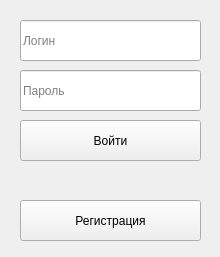
<?xml version="1.0" encoding="UTF-8"?>
<ui version="4.0">
 <class>authForm</class>
 <widget class="QWidget" name="authForm">
  <property name="windowModality">
   <enum>Qt::WindowModal</enum>
  </property>
  <property name="geometry">
   <rect>
    <x>0</x>
    <y>0</y>
    <width>220</width>
    <height>257</height>
   </rect>
  </property>
  <property name="windowTitle">
   <string>Авторизация</string>
  </property>
  <widget class="QPushButton" name="loginButton">
   <property name="geometry">
    <rect>
     <x>20</x>
     <y>120</y>
     <width>181</width>
     <height>41</height>
    </rect>
   </property>
   <property name="text">
    <string>Войти</string>
   </property>
  </widget>
  <widget class="QPushButton" name="addButton">
   <property name="geometry">
    <rect>
     <x>20</x>
     <y>200</y>
     <width>181</width>
     <height>41</height>
    </rect>
   </property>
   <property name="text">
    <string>Регистрация</string>
   </property>
  </widget>
  <widget class="QLineEdit" name="loginTextbox">
   <property name="geometry">
    <rect>
     <x>20</x>
     <y>20</y>
     <width>181</width>
     <height>41</height>
    </rect>
   </property>
   <property name="placeholderText">
    <string>Логин</string>
   </property>
  </widget>
  <widget class="QLineEdit" name="passwordTextbox">
   <property name="geometry">
    <rect>
     <x>20</x>
     <y>70</y>
     <width>181</width>
     <height>41</height>
    </rect>
   </property>
   <property name="placeholderText">
    <string>Пароль</string>
   </property>
  </widget>
 </widget>
 <resources/>
 <connections/>
</ui>
